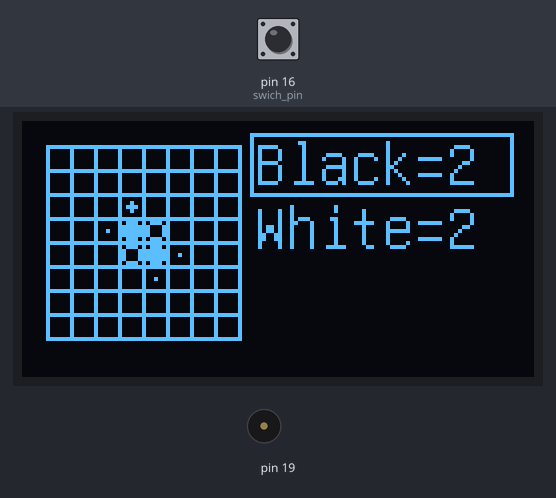
Bench run of a sketch on a simulated Arduino Uno, built with avr-gcc and run on an emulated ATmega328P. Parts: 128×64 one-colour display, buzzer (waves = sounding). Inputs (shaded band) come from the test bench; at power-on: pin 16 (swich_pin) HIGH.

Above: at 1.3 s.
1.4 s: pin 16 (swich_pin) pulled LOW for 0.15 s
At 1.56 s:
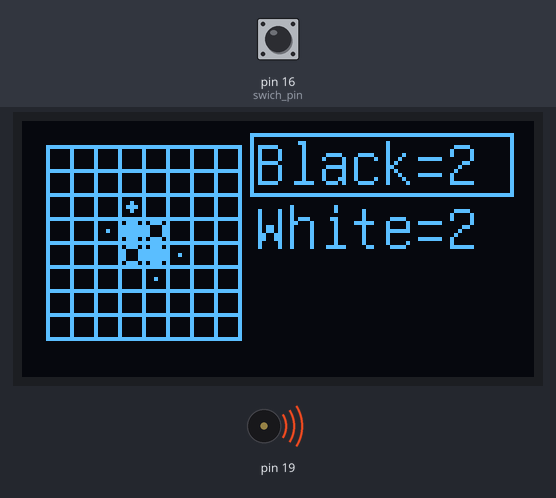
3.0 s: pin 16 (swich_pin) pulled LOW for 1 s
At 5.7 s:
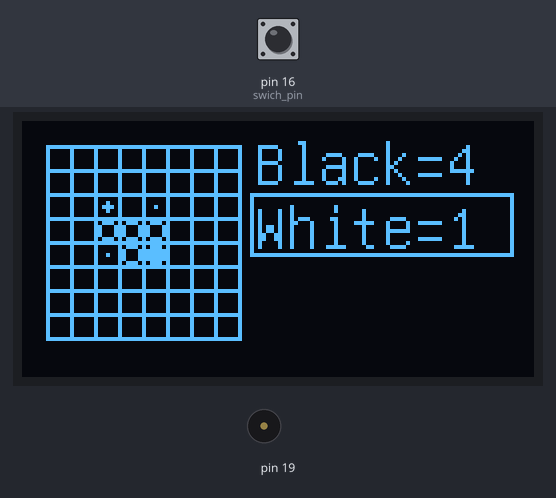
6.1 s: pin 16 (swich_pin) pulled LOW for 0.15 s
At 6.27 s:
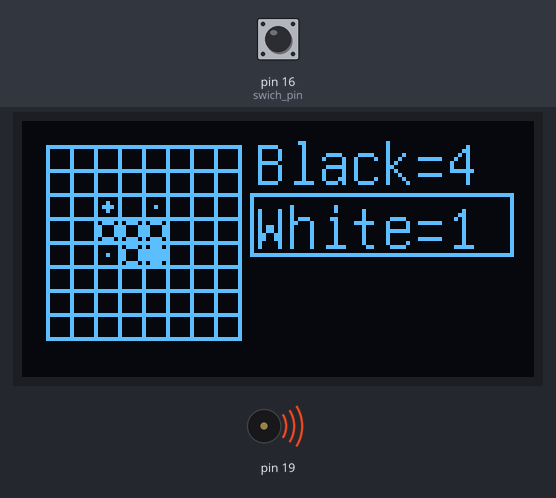
8.1 s: pin 16 (swich_pin) pulled LOW for 1 s
At 10.1 s:
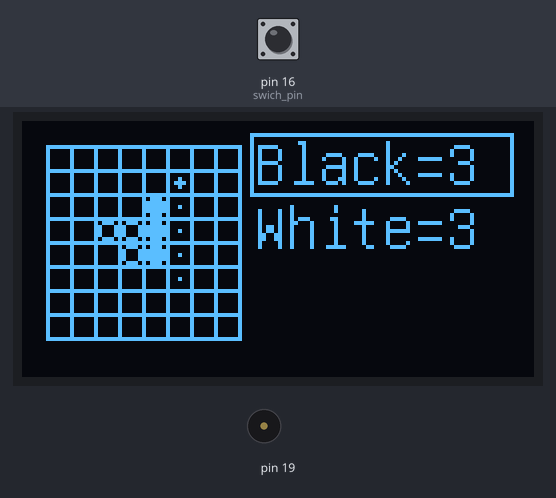
Timing chart, 0 to 11.6 s (numbered marks = the images above; inputs shaded):
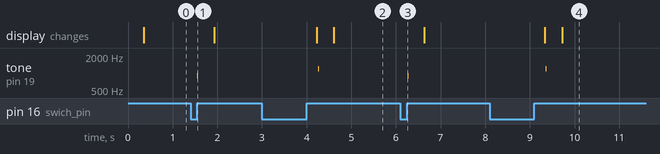

Measured:
- after the input at 1.4 s, tone on pin 19: silent → 900 Hz after 0.15 s, → silent 0.01 s later
- after the input at 3.0 s, tone on pin 19: silent → 1200 Hz after 1.3 s, → silent 0.01 s later; the display: first changes after 1.2 s (image 2 shows a later state)
- after the input at 6.1 s, tone on pin 19: silent → 900 Hz after 0.16 s, → silent 0.01 s later
- after the input at 8.1 s, tone on pin 19: silent → 1200 Hz after 1.3 s, → silent 0.01 s later; the display: first changes after 1.2 s (image 4 shows a later state)

The sketch:

OLEDReversi.ino
```cpp
#include "U8glib.h"

U8GLIB_SSD1306_128X64 u8g(10, 9, 12, 11, 13); // SPI

// G V 10 9 13 11 12

const byte swich_pin = 16;

byte g_nbw[8][8];// 0無 1黒 2白

byte g_cp;// 駒位置
bool g_cs;// 黒番0か白番1か
byte g_cf;// 駒の点滅フレーム３０
byte g_cb = 0;// ブリンク状態
byte g_bcount;// 押し時間をカウント
bool g_bf;// ボタンを押していたか
bool g_end;// 終了フラグ

byte g_move_pos[64];
byte g_move_max;
byte g_move_index;


void setup() {
    u8g.setColorIndex(1);
    u8g.setContrast(0);

    pinMode(swich_pin, INPUT_PULLUP);

    g_nbw[3][3] = 2;
    g_nbw[3][4] = 1;
    g_nbw[4][3] = 1;
    g_nbw[4][4] = 2;
    MovePointInit();
}

void loop() {
    u8g.firstPage();
    do {
        Draw();
    } while (u8g.nextPage());
    if (g_end) {  while (1) {} }
    while (1) {
        delay(30);
        if (Button()) { break; }
    }
}

void MovePointInit() {
    byte index = 0;
    for (byte y = 0; y < 8; ++y) {
        for (byte x = 0; x < 8; ++x) {
            if (g_nbw[y][x] == 0 && CheckPut(y, x)) {
                g_move_pos[index] = y * 8 + x;
                index += 1;
            }
        }
    }
    g_move_max = index;
    g_move_index = 0;
    g_cp = g_move_pos[0];
}

bool CheckPut(int py, int px) {
    int mx[8] = { -1, 0, 1,-1, 1,-1, 0, 1 };
    int my[8] = { -1,-1,-1, 0, 0, 1, 1, 1 };
    for (int i = 0; i < 8; ++i) {
        if (CheckLine(py, px, my[i], mx[i])) { return true; }
    }
    return false;
}

bool CheckLine(int py, int px, int my, int mx) {
    bool f = false;
    byte bw = g_cs ? 2 : 1;
    for (int i = 0; i < 8; ++i) {
        px += mx;
        py += my;
        if (CheckInside(py, px)) {
            if (g_nbw[py][px] == 0 || (!f && g_nbw[py][px] == bw)) { return false; }
            if (g_nbw[py][px] == bw) {
                return true;
            }
            else {
                f = true;
            }
        }
    }
    return false;
}

bool CheckInside(int py, int px) {
    if (min(py, px) < 0 || max(py, px) > 7) {
        return false;
    }
    else {
        return true;
    }
}

void Reverse(int py, int px) {
    int mx[8] = { -1, 0, 1,-1, 1,-1, 0, 1 };
    int my[8] = { -1,-1,-1, 0, 0, 1, 1, 1 };
    for (int i = 0; i < 8; ++i) { ReverseLine(py, px, my[i], mx[i]); }
}

void ReverseLine(int py, int px, int my, int mx) {
    bool f = false;
    byte bw = g_cs ? 2 : 1;
    for (int i = 0; i < 8; ++i) {
        px += mx;
        py += my;
        if (CheckInside(py, px)) {
            if (g_nbw[py][px] == 0 || (!f && g_nbw[py][px] == bw)) { return; }
            if (g_nbw[py][px] == bw) {
                for (; i > -1; --i) {
                    px -= mx;
                    py -= my;
                    g_nbw[py][px] = bw;
                }
                break;
            }
            else {
                f = true;
            }
        }
    }
}

bool Button() {
    bool f = false;
    if (digitalRead(swich_pin) == 0) {
        g_bf = true;
        g_bcount += 1;
        if (g_bcount > 29) {
            g_bcount = 30;
            g_cb = 1;
            return 1;
        }
    } else {
        if (g_bf) {
            if (g_bcount > 29) {
                NextTurn();
                g_cb = 0;
            } else {
                MovePos();
            }
            f = true;
        }
        g_bf = false;
        g_bcount = 0;
    }
    return f;
}

void MovePos() {
    tone(19, 900, 10);
    g_move_index = (g_move_index + 1) % g_move_max;
    g_cp = g_move_pos[g_move_index];
}

void NextTurn() {
    tone(19, 1200, 10);
    int py = g_cp / 8;
    int px = g_cp % 8;
    Reverse(py, px);

    g_cs = !g_cs;
    MovePointInit();
    if (g_move_max > 0) { return; }// パス１回目
    g_cs = !g_cs;
    MovePointInit();
    if (g_move_max > 0) { return; }// パス２回目
    g_end = true;
}

void Draw() {
    Grid();
    int n = 6;
    int w = 0;
    int b = 0;
    for (byte y = 0; y<8; ++y) {
        for (byte x = 0; x<8; ++x) {
            if (g_nbw[y][x] != 0) {
                u8g.drawCircle(9 + n * x, 9 + n * y, 2);
                if (g_nbw[y][x] == 2) {
                    u8g.drawBox(8 + n * x, 8 + n * y, 3, 3);
                    ++w;
                } else {
                    ++b;
                }
            }
        }
    }

    u8g.setFont(u8g_font_unifont);
    char s[32];
    sprintf(s, "Black=%d", b);
    u8g.drawStr(58, 16, s);
    sprintf(s, "White=%d", w);
    u8g.drawStr(58, 32, s);
    if (!g_end){ u8g.drawFrame(57, 3+15 * g_cs, 66, 16); }
    for (int i = 0; i < g_move_max; i++) {
        u8g.drawCircle(9 + n * (g_move_pos[i] % 8), 9 + n * (g_move_pos[i] / 8), 0);
    }
    u8g.drawCircle(9 + n * (g_cp % 8), 9 + n * (g_cp / 8), 1 + g_cb);
}

void Grid() {
    int n = 6;
    for (int x = 0; x < 9; x++) {
        u8g.drawLine(n, n*x + n, n * 9, n*x + n);
    }
    for (int y = 0; y < 9; y++) {
        u8g.drawLine(n*y + n, n, n*y + n, n * 9);
    }
}
```
